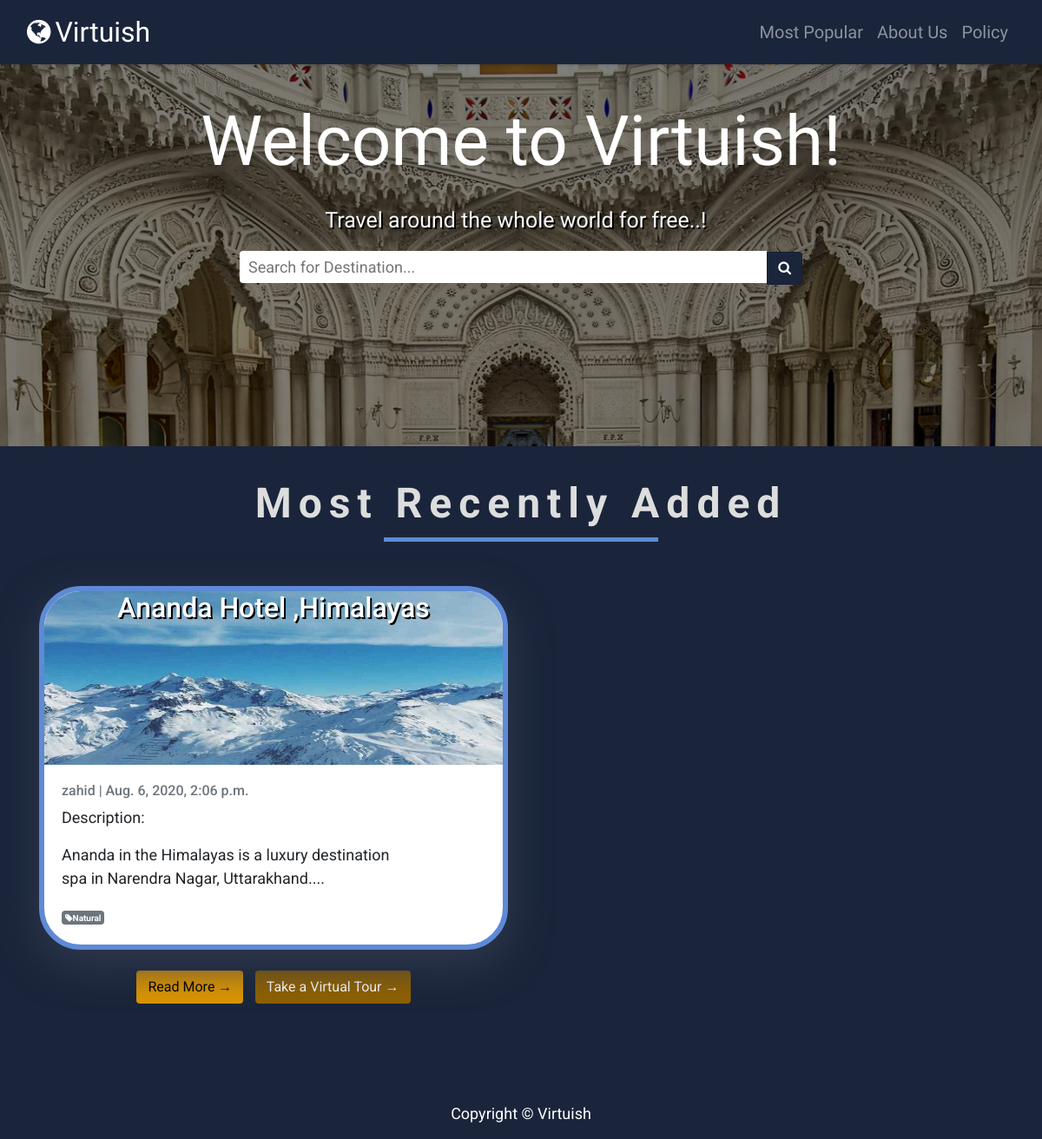
/?page=3, run on the app's committed database.
### travel/models.py (models this page shows, shortened)
class Post(models.Model):
    title = models.CharField(max_length=200, unique=True)
    slug = models.SlugField(max_length=200, unique=True)
    author = models.ForeignKey(User, on_delete= models.CASCADE,related_name='blog_posts')
    updated_on = models.DateTimeField(auto_now= True)
    content = models.TextField()
    img = models.ImageField(upload_to='images/', blank=True)
    virtualtour= models.FileField(upload_to='images/', blank=True)
    created_on = models.DateTimeField(auto_now_add=True)
    status = models.IntegerField(choices=STATUS, default=0)
    viewcount=models.IntegerField(default=1,blank=True,null=True)
    tag_let_one = models.CharField(max_length=200, blank=True,null=True, choices=[('Natural', 'Natural'), ('Historical', 'Historical'), ('Industrial', 'Industrial')])
    class Meta:
        ordering = ['-created_on']

### travel/views.py (the view)
# urls.py: path('', views.PostList.as_view(), name='home'),
class PostList(generic.ListView):
    queryset = Post.objects.filter(status=1).order_by('-created_on')
    template_name = 'index.html'
    paginate_by = 4

### travel/templates/index.html (shortened to what this page needs)
{% extends "layout.html" %}
 {% block content %}
 {% load static %}
    <header class="masthead parallax" >
            <div class="container">
              <div class="row">
                <div class=" col-md-8 col-md-10 mx-auto">
                    <div class="site-heading">
                      <br>
                      <center>
                        <h3 style="font-family: 'Yatra One', cursive;" class="site-heading my-4 mt-3 text-white stfh3"> Welcome to Virtuish!</h3>
                        <p style="font-family: 'Sunflower', sans-serif !important;text-shadow:2px 2px black;" class="text-light stcp1">Travel around the whole world for free..! &nbsp</p>
                        <form class="form" action="{% url 'searchquery'%}" method="GET">
                          <input id="sqsearch" class="rounded-left" style="width:66%;padding:5px 10px;border:0px !important;" type="text" name="q" placeholder="Search for Destination..." x-webkit-speech><button id="searchzahidbtn" type="submit" style="border-top-left-radius: 0px !important; border-bottom-left-radius: 0px !important;border-top-right-radius: .25rem!important;border-bottom-right-radius: .25rem!important;" class="btn btn-primary"><i class="fa fa-search"></i></button>
                        </form>
                      </center>
                    </div>
                  </div>
                </div>
              </div>
              </header>
            <div class="container">
                <br>
                <center><h1 class="section-title__name">Most Recently Added</h1></center>
                <br>
                <div class="row infinite-container">
                    {% for post in post_list %}
              <div class="col-md-6 mt-3 left infinite-item">
                <div style="border-color:#5e8ad6;border-width:6px;border-radius:3rem;overflow: hidden;" class="card mb-4" >
                  <div style="width:100%;height:200px;background-image: url('{{ post.img.url }}');background-repeat: no-repeat;background-size:100% 200px;">
                    <h2 style="text-shadow:2px 2px black;" class="card-title text-white text-center">{{ post.title }}</h2>
                  </div>
                  <div class="card-body">
                    <p class="card-text text-muted h6">{{ post.author }} | {{ post.created_on}} </p>
                    <p class="card-text">Description:<br>{{ post.content | slice:":110"  | safe }}....</p>
                    <span style="font-size:10px;" class="badge badge-secondary"><i class="fa fa-tag"></i>{{ post.tag_let_one }}</span>
                  </div>
                </div>
                <center>
                  <a href="{% url 'post' post.slug  %}" class="btn light-btn">Read More &rarr;</a> &nbsp;
                  <a href="{% url 'VirtualTour' post.slug  %}" class="btn dark-btn">Take a Virtual Tour &rarr;</a>
                </center>
                <br><br>
              </div>
                {% endfor %}
              </div>
              {% if is_paginated %}
              <nav aria-label="Page navigation conatiner">
                <br>
              </nav>
            {% endif %}
            </div>
{%endblock%}

### travel/templates/index.html (style rules this page uses)
body { font-family: "Roboto", sans-serif; font-size: 18px; background-color: #1a253b; }
.card { box-shadow: 0 16px 48px #303a4e !important; }
.parallax { min-height: 460px; background-attachment: fixed; background-position: center; background-repeat: no-repeat; background-size: cover; }
.stfh3 { font-size:5rem; }
.stcp1 { font-size:25px; }
.section-title__name { font-size: 3rem; font-family: var(--subHead); letter-spacing: 0.5rem; display: inline-block; text-align: center; padding: 10px 10px 15px; background: linear-gradient( 90deg, transparent 25%, #5e8ad6 25%, #5e8ad6 75%, transparent 75% ); background-size: 100% 5px; background-position: 0% 100%; background-repeat: no-repeat; color: #ddd; font-weight: 700; }

### data on the page
Post: img (picture), title "Ananda Hotel ,Himalayas", author "zahid", created_on "Aug. 6, 2020, 2:06 p.m.", content "Ananda in the Himalayas is a luxury destination spa in Narendra Nagar, Uttarakhand", tag_let_one "Natural"
